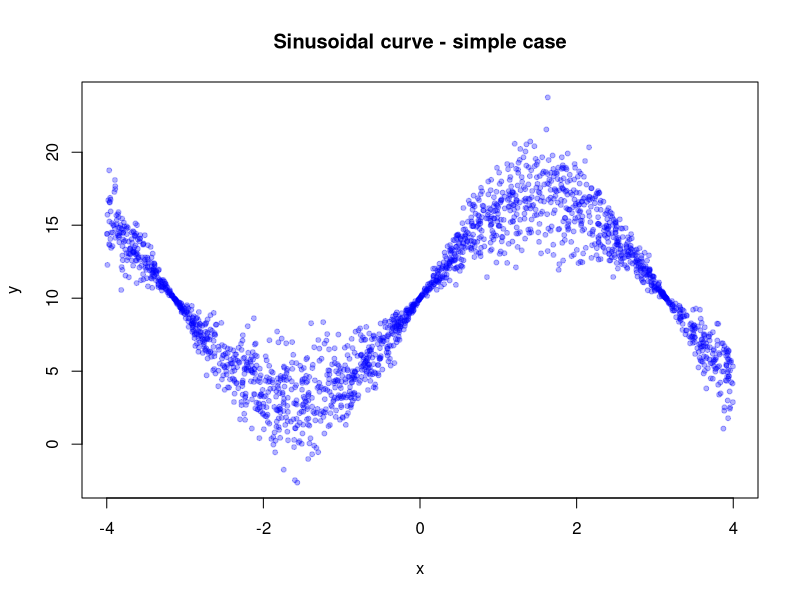
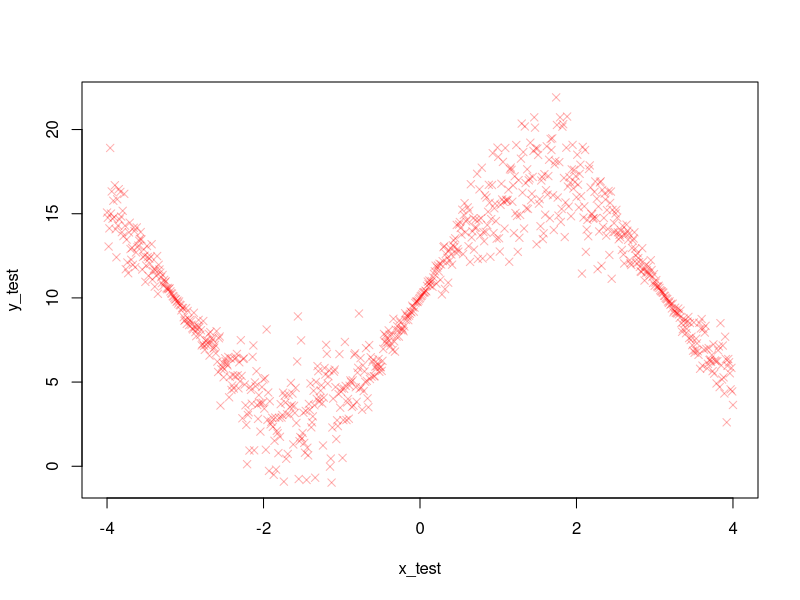
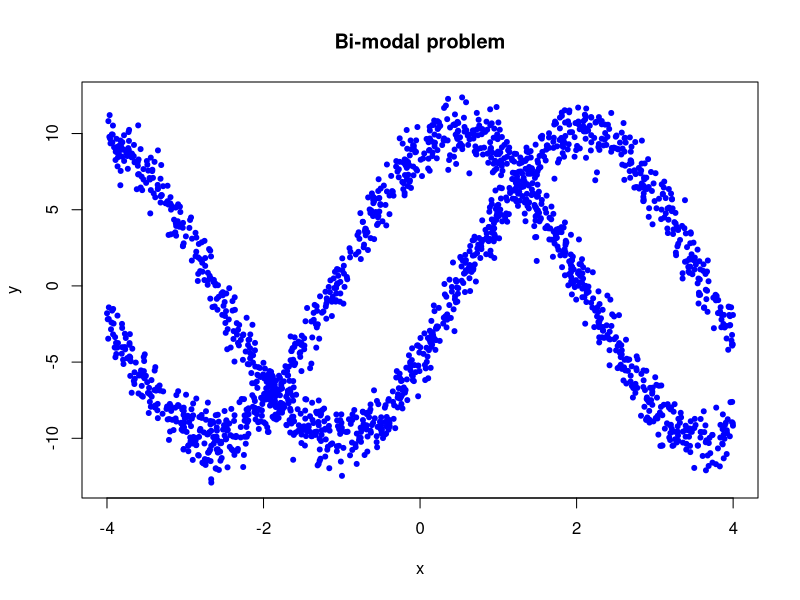
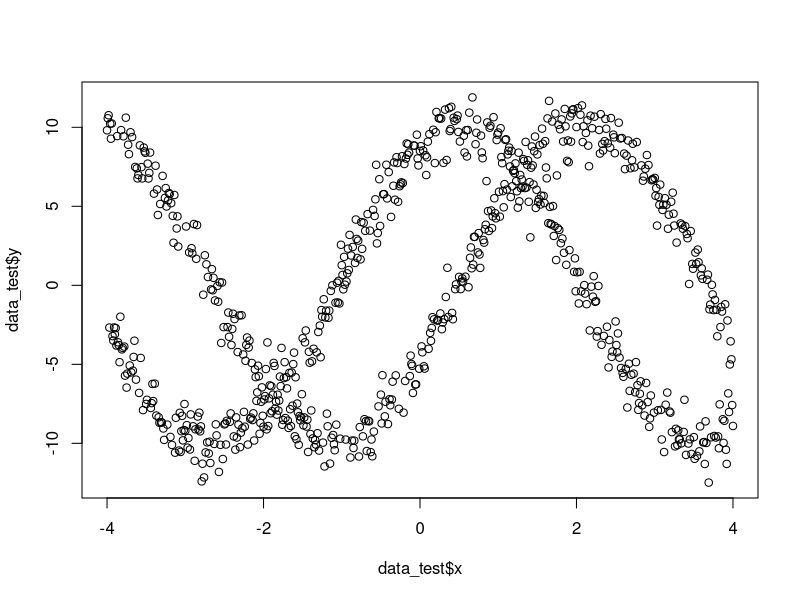
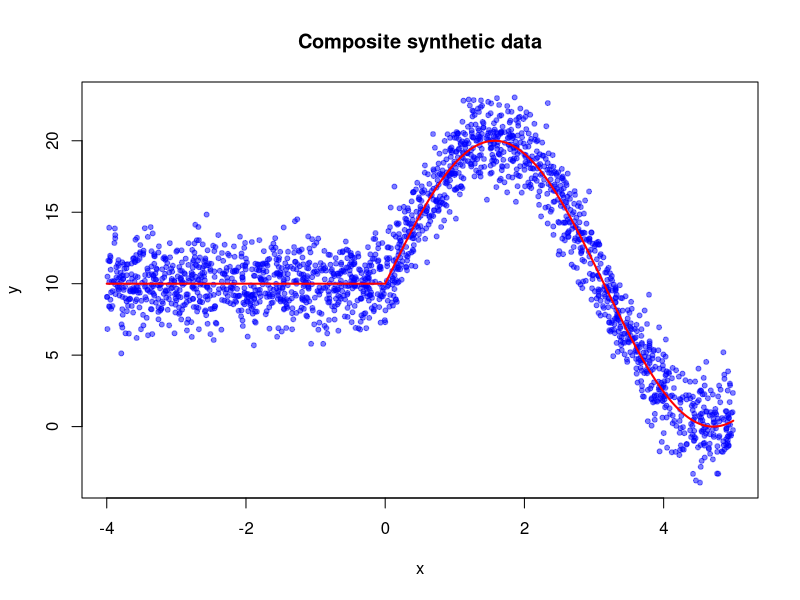

Write R code to recreate these figures, in order.
# Generate synth problems to test the IPs method
setwd("/home/simon/Desktop/implicit-variational-inference/implicit-processes/")
set.seed(123)
samples = 2000
error_factor = 1

# Heterocedastic problem
min_x = -4
max_x = 4

x <- runif(samples, min = min_x, max = max_x)

eps_2 <- rnorm(samples, sd = 2)
y2 <- 7 * sin(x) +10 + eps_2 * sin(x) * error_factor

data_2 <- data.frame(x = x, y = y2)

write.table(x = data_2, file = "heteroc.txt", col.names = F, row.names = F)


x_test <- seq(min_x, max_x, by = 0.01)
eps_test <- rnorm(length(x_test), sd = 2)
y_test <- 7 * sin(x_test) +10 + eps_test * sin(x_test) * error_factor

data_test <- data.frame(x = x_test, y = y_test)

write.table(x = data_test, file = "heteroc_test.txt", col.names = F, row.names = F)

plot(x, y2, pch = 20, col = rgb(red = 0, green = 0, blue = 1, alpha = 0.3), main = "Sinusoidal curve - simple case", ylab = "y")
plot(x_test, y_test, pch = 4, col = rgb(red = 1, green = 0, blue = 0, alpha = 0.3))




# Bimodal problem

setwd("/home/simon/Desktop/implicit-variational-inference/implicit-processes/")


x_1 <- runif(samples, min = min_x, max = max_x)
eps_1 <- rnorm(samples)
eps_2 <- rnorm(samples)

disc <- runif(samples, min = 0, max = 1)
data_1 <- data.frame(x = x_1, y = x_1) # Hacemos el preset de "y" y luego lo sobreescribimos

data_1$y[disc < 0.5] <- 10*cos(x_1[disc < 0.5] - 0.5) + eps_2[disc < 0.5]
data_1$y[disc > 0.5] <- 10*sin(x_1[disc > 0.5] - 0.5) + eps_1[disc > 0.5]
plot(data_1, pch = 20, col = "blue", main = "Bi-modal problem")

write.table(x = data_1, file = "bim_data.txt", col.names = F, row.names = F)


x_test <- seq(min_x, max_x, by = 0.01)
eps_test <- rnorm(length(x_test), sd = 2)
eps_1 <- rnorm(length(x_test))
eps_2 <- rnorm(length(x_test))

disc <- runif(length(x_test), min = 0, max = 1)
data_test <- data.frame(x = x_test, y = x_test) # Hacemos el preset de "y" y luego lo sobreescribimos

data_test$y[disc < 0.5] <- 10*cos(x_test[disc < 0.5] - 0.5) + eps_2[disc < 0.5]
data_test$y[disc > 0.5] <- 10*sin(x_test[disc > 0.5] - 0.5) + eps_1[disc > 0.5]

plot(data_test$x, data_test$y)

write.table(x = data_test, file = "bim_test.txt", col.names = F, row.names = F)




############################# Caso de constante y sinusoidal


setwd("/home/simon/Desktop/implicit-variational-inference/implicit-processes/")
set.seed(123)
samples = 2000
error_factor = 0.8

# Heterocedastic problem
min_x = -4
max_x = 5
bias = 10
x_cut = 0

x <- runif(samples, min = min_x, max = max_x)
eps_2 <- rnorm(samples, sd = 2)

y_temp <- 10 * sin(x) + bias
y_cut <- 10 * sin(x_cut) + bias
y_temp[x < x_cut] <- y_cut

y_final <- y_temp  + eps_2 * error_factor

new_data <- data.frame(x = x, y = y_final)
write.table(x = new_data, file = "composite_data.txt", col.names = F, row.names = F)


x_test <- seq(min_x, max_x, by = 0.01)
y_test_temp <-  10 * sin(x_test) + bias
y_test_temp[x_test < x_cut] <- y_cut

y_test <- y_test_temp + rnorm(length(x_test), sd = 2) * error_factor

new_data_test <- data.frame(x = x_test, y = y_test)
write.table(x = new_data_test, file = "composite_data_test.txt", col.names = F, row.names = F)


plot(x, y_final, col = rgb(red = 0, green = 0, blue = 1, alpha = 0.5), pch = 20, ylab = "y", xlab = "x", main = "Composite synthetic data")
lines(x_test, y_test_temp, col = "red", lwd = 2)
